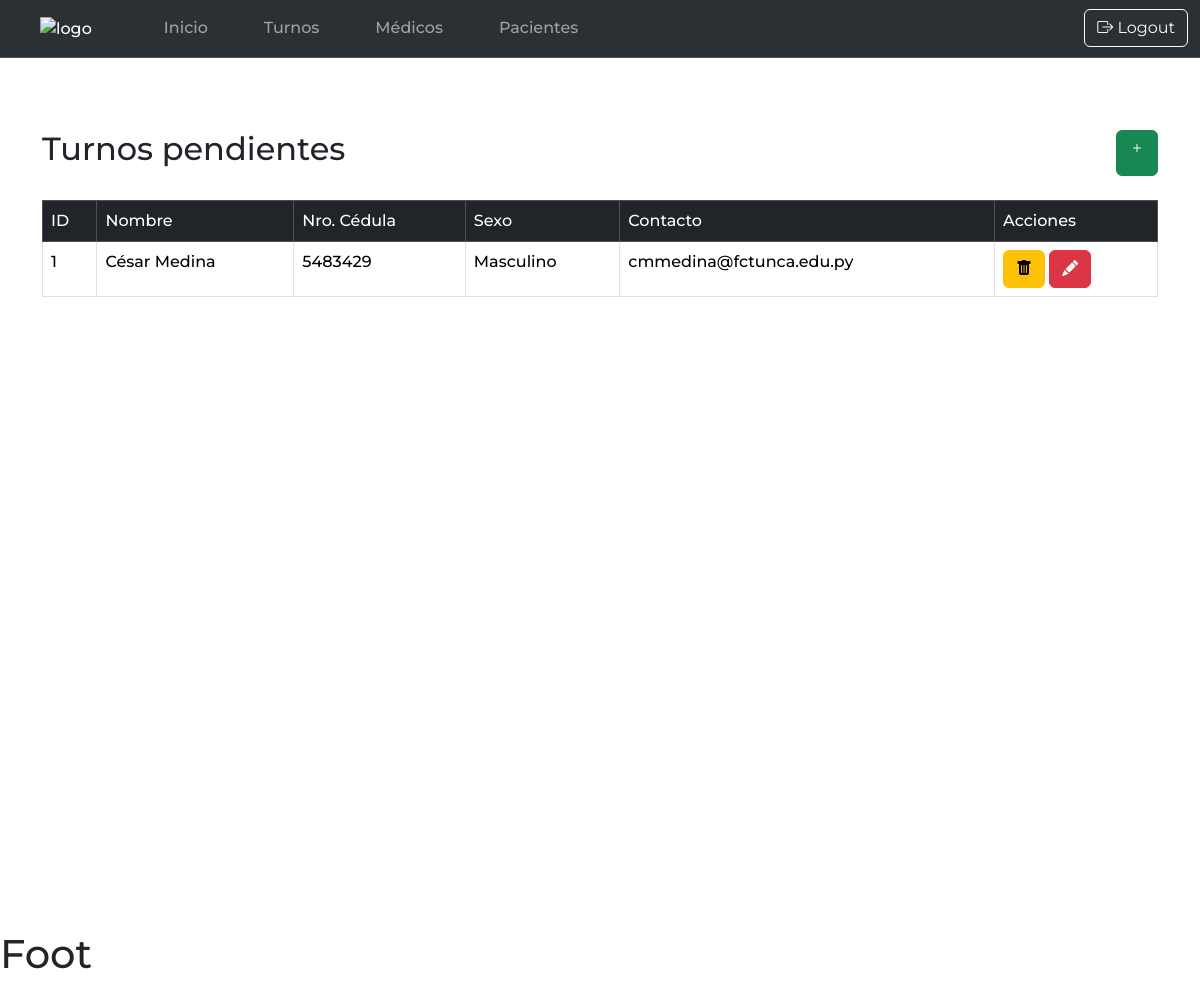
Screenshot of /turnos/pacientes/ (signed in) with the database file from the repository.
### turnosApp/models.py (models this page shows, shortened)
class Paciente(models.Model):
    nombre = models.CharField(max_length=100, null=False)
    ci = models.CharField(max_length=20, null=False)
    sexo = models.ForeignKey(Sexo, on_delete=models.CASCADE)
    conacto = models.CharField(max_length=100, null=False)
    tipo_contacto = models.BooleanField(default=False, null=False)
    ciudad = models.CharField(max_length=50, null=True)
    status = models.IntegerField(null=False, default=0)

class Sexo(models.Model):
    nombre = models.CharField(max_length=20, null=False)
    def __str__(self):
        return self.nombre

### turnosApp/views.py (the view)
# urls.py: path('pacientes/', views.pacientes, name='pacientes'),
@login_required
def pacientes(request):
    pacienteList = Paciente.objects.all().filter(status=0)
    return render(request, 'pacientes.html', {'pacientes': pacienteList})

### templates/pacientes.html (shortened to what this page needs)
{% extends 'base.html' %}
{% block Body %}
    <div class="container mt-5" id="container-list">
        <div class="d-flex justify-content-between">
            <h2>Turnos pendientes</h2>
            <a class="btn btn-success" href="{% url 'nuevoPaciente' %}">
                <i class="bi bi-plus"></i>
            </a>
        </div>
        <br>
        <table class="table table-bordered" >
            <thead class="table-dark">
                <tr>
                    <td>ID</td>
                    <td>Nombre</td>
                    <td>Nro. Cédula</td>
                    <td>Sexo</td>
                    <td>Contacto</td>
                    <td>Acciones</td>
                </tr>
            </thead>
            <tbody>
                {% for paciente in pacientes %}
                    <tr>
                        <td>{{ paciente.id }}</td>
                        <td>{{ paciente.nombre }}</td>
                        <td>{{ paciente.ci }}</td>
                        <td>{{ paciente.sexo }}</td>
                        <td>{{ paciente.conacto }}</td>
                        <td>
                            <a class="btn btn-warning"
                               href="{% url 'deactivatePaciente' paciente.id %}"
                               onclick=" return confirm('¿Estás seguro de que quieres eliminar este paciente?');"
                            >
                                <i class="bi bi-trash-fill"></i>
                            </a>
                            <a class="btn btn-danger" href="#">
                                <i class="bi bi-pencil-fill"></i>
                            </a>
                        </td>
                    </tr>
                {% endfor %}
            </tbody>
        </table>
    </div>
{% endblock %}

### static/css/styles.css (style rules this page uses)
* { font-family: "Montserrat", sans-serif; font-optical-sizing: auto; font-weight: 500; font-style: normal; }
#container-list { height: 100vh; }

### rows the page displays
Paciente: id "1", nombre "César Medina", ci "5483429", sexo "Masculino", conacto "cmmedina@fctunca.edu.py"
